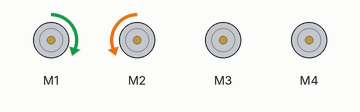
A program run on a simulated Raspberry Pi (BCM pin numbers). Shown: 4 × DC motor (green arrow = forward, orange = backward, longer = faster). At 6.0 s the program stops and its outputs stay as they are.

Above: at 0.1 s.
At 3.1 s:
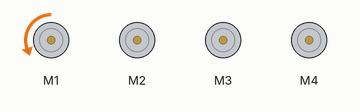
At 6.1 s:
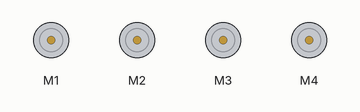
Timing chart, 0 to 7.5 s (numbered marks = the images above):
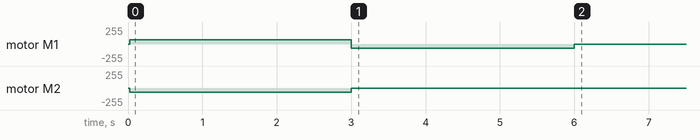

Measured:
- by itself, motor M1: stopped → forward 63/255 at 0.02 s, → backward 63/255 3.0 s later, → stopped 3.0 s later
- by itself, motor M2: stopped → backward 63/255 at 0.02 s, → stopped 3.0 s later

The program:

demo_motors.py
```python
import time
import board
from adafruit_motorkit import MotorKit
from dc_motor import *


kit = MotorKit(i2c=board.I2C())

motor1 = DCMotor(motor_obj=kit.motor1)
motor2 = DCMotor(motor_obj=kit.motor2)
motor3 = DCMotor(motor_obj=kit.motor3)
motor4 = DCMotor(motor_obj=kit.motor4)


motor1.set_motor_effort(effort=0.25)
motor1.set_motor_direction(direction=True)
motor1.drive_motor()

motor2.set_motor_effort(effort=0.25)
motor2.set_motor_direction(direction=False)
motor2.drive_motor()

motor3.set_motor_effort(effort=0)
motor3.drive_motor()

motor4.set_motor_effort(effort=0)
motor4.drive_motor()


time.sleep(3)


motor1.set_motor_effort(effort=0.25)
motor1.set_motor_direction(direction=False)
motor1.drive_motor()

motor2.set_motor_effort(effort=0)
motor2.set_motor_direction(direction=True)
motor2.drive_motor()

motor3.set_motor_effort(effort=0)
motor3.drive_motor()

motor4.set_motor_effort(effort=0)
motor4.drive_motor()


time.sleep(3)


motor1.set_motor_effort(effort=0)
motor1.set_motor_direction(direction=True)
motor1.drive_motor()
```

dc_motor.py
```python
class  DCMotor():


    @classmethod
    def set_motor_effort(cls, effort:float):

        # effort correlates to speed as a function
        # of percent of total voltage supplied (0-1)

        if effort>=0 and effort<=1:
            cls.motor_effort = abs(effort)


    @classmethod
    def set_motor_direction(cls, direction=True):

        # motor direction is defined as a boolean
        # where True is forward and False is backward

        if direction:
            cls.motor_direction = 1
        else:
            cls.motor_direction = -1


    def __init__(self, motor_obj):
        self.motor_obj = motor_obj

        self.set_motor_effort(effort=0)
        self.set_motor_direction(direction=True)


    def drive_motor(self):

        throttle = self.motor_direction * self.motor_effort
        self.motor_obj.throttle=throttle
```
